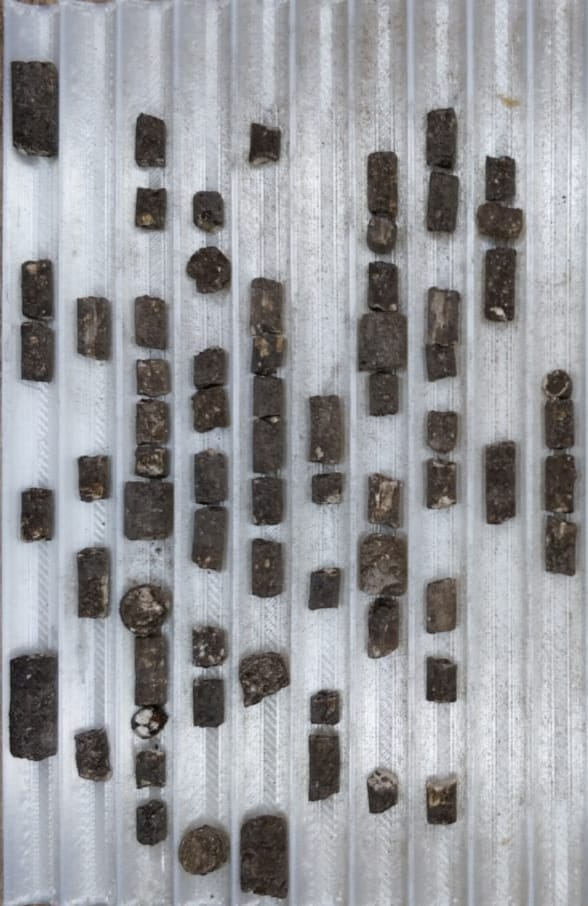
#> input picture peletes/img/Henry_ringLight/3.jpeg, 588 x 906 px
$ python watershed_imagem_cortada.py   (older library calls are emulated)
#> lines starting #> are read from the running program, lines starting #| are printed output that depends on the picture; after the words box and inside, x2 and y2 are one past the last pixel; in counts of white or black regions, pixels touching at a corner belong together
# import the necessary packages
from numpy.lib.type_check import imag
from skimage.feature import peak_local_max
from skimage.morphology import watershed
from scipy import ndimage
import numpy as np
import argparse
import imutils
import cv2
import matplotlib.pyplot as plt
import numpy as np
from matplotlib import colors
from matplotlib.ticker import PercentFormatter
# construct the argument parse and parse the arguments
# ap = argparse.ArgumentParser()
# ap.add_argument("-i", "--image", required=True,
# 	help="path to input image")
# args = vars(ap.parse_args())
path = 'img/Henry_ringLight/'
fileName = '3'
extensao = ".jpeg"
img = cv2.imread(path+fileName+extensao)
#> img is the input picture: shape (906, 588, 3); mean B, G, R 156.6, 153.2, 152.4
ds_factor = 1
image = cv2.resize(img, (int(img.shape[1] * ds_factor),int(img.shape[0] * ds_factor)), interpolation = cv2.INTER_AREA)
print(image.shape)
#| (906, 588, 3)
razao = 110/img.shape[0] #7mm dividido por 100 pixels
#> razao = 0.121
# load the image and perform pyramid mean shift filtering
# to aid the thresholding step
# image = cv2.imread(args["image"])
brightness = 100
contrast = 100
img = np.int16(image)
img = img * (contrast/127+1) - contrast + brightness
img = np.clip(img, 0, 255)
img = np.uint8(img)
# [8 lines of commented-out code are left out]
shifted = cv2.pyrMeanShiftFiltering(img, 1, 211)
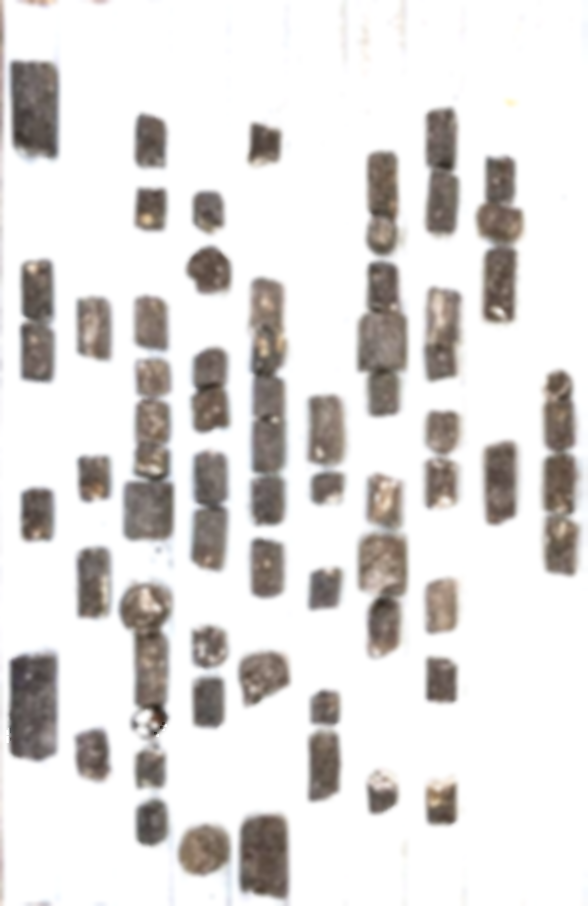
#> shifted: shape (906, 588, 3); mean B, G, R 219.5, 221, 223.6
cv2.imshow("Input", shifted)
# convert the mean shift image to grayscale, then apply
# Otsu's thresholding
gray = cv2.cvtColor(shifted, cv2.COLOR_BGR2GRAY)
thresh = cv2.threshold(gray, 0, 255,
	cv2.THRESH_BINARY | cv2.THRESH_OTSU)[1]
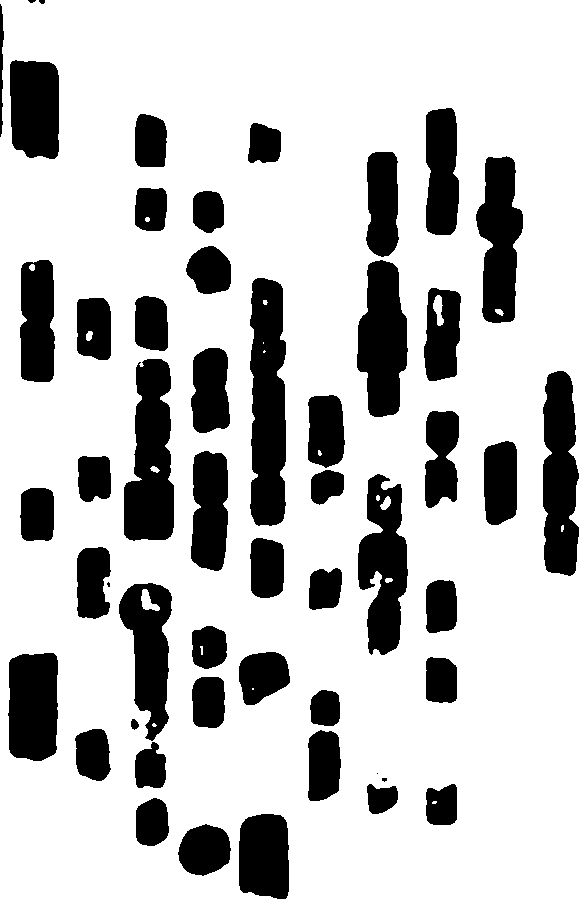
#> thresh: shape (906, 588); 77.3% white; 52 black regions (4 under 20 px), largest, box (x1, y1, x2, y2) and area: (250, 278, 286, 526) 7765, (124, 359, 174, 541) 6784, (543, 371, 579, 576) 6062
cv2.imshow("Thresh", thresh)
thresh = 255 - thresh
# compute the exact Euclidean distance from every binary
# pixel to the nearest zero pixel, then find peaks in this
# distance map
D = ndimage.distance_transform_edt(thresh)
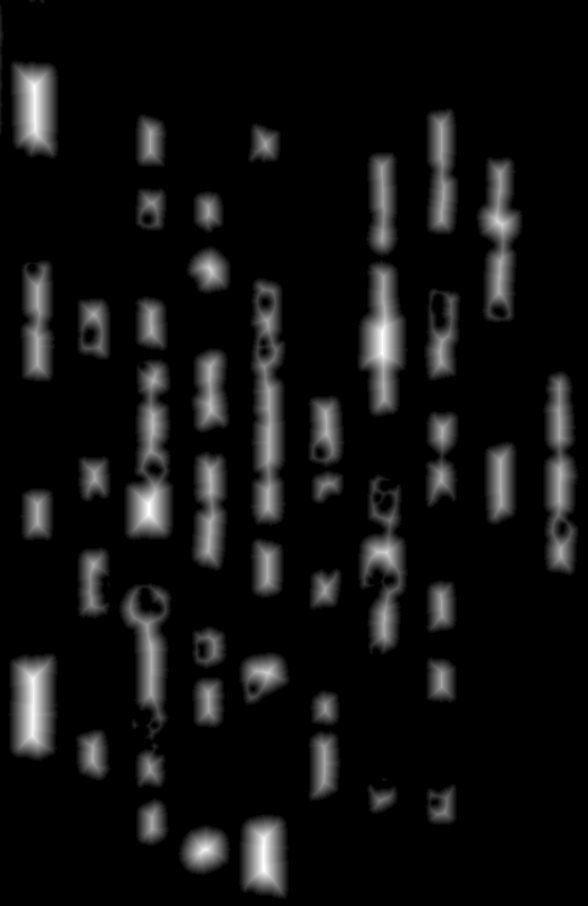
#> D: shape (906, 588) float64; min 0, max 25, mean 1.7; drawn with min black and max white
localMax = peak_local_max(D, indices=False, min_distance=22,
	labels=thresh)
#> localMax: shape (906, 588) bool; 0.01% white in thin lines or dots, all inside (x1, y1, x2, y2) = (32, 86, 561, 870)
# perform a connected component analysis on the local peaks,
# using 8-connectivity, then appy the Watershed algorithm
markers = ndimage.label(localMax, structure=np.ones((3, 3)))[0]
#> markers: shape (906, 588) int32; 75 distinct labels, from 0 to 74
labels = watershed(-D, markers, mask=thresh)
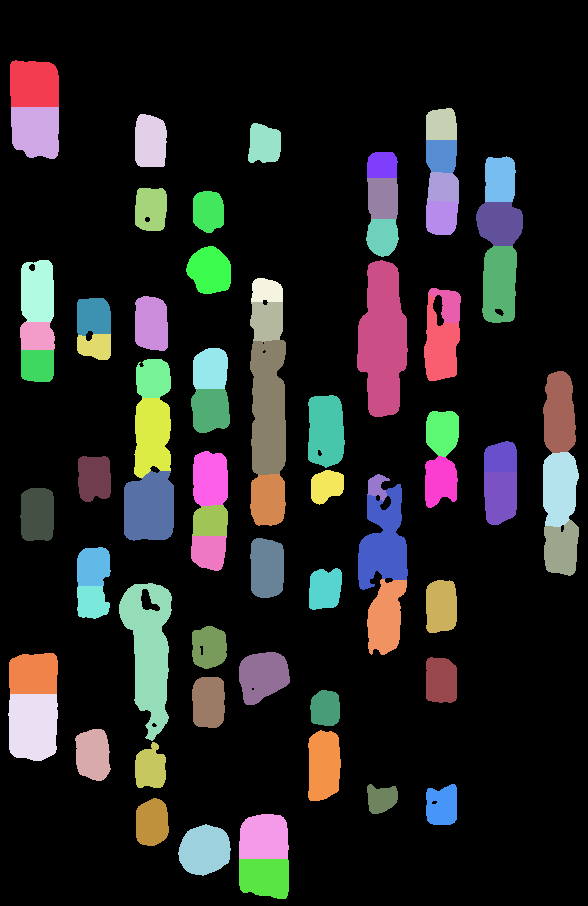
#> labels: shape (906, 588) int32; 75 distinct labels, from 0 to 74; one colour per label, 0 black
print("[INFO] {} unique segments found".format(len(np.unique(labels)) - 1))
#| [INFO] 74 unique segments found
tamanhosVec = []
# loop over the unique labels returned by the Watershed
# algorithm
for label in np.unique(labels):
	# if the label is zero, we are examining the 'background'
	# so simply ignore it
	if label == 0:
		continue
	# otherwise, allocate memory for the label region and draw
	# it on the mask
	mask = np.zeros(gray.shape, dtype="uint8")
	mask[labels == label] = 255
	# detect contours in the mask and grab the largest one
	cnts = cv2.findContours(mask.copy(), cv2.RETR_EXTERNAL,
		cv2.CHAIN_APPROX_SIMPLE)
	cnts = imutils.grab_contours(cnts)
	c = max(cnts, key=cv2.contourArea)
	# draw a circle enclosing the object
	minRect = cv2.minAreaRect(c)
	(x, y), (width, height), angle = minRect
	min_rect = np.int0(cv2.boxPoints(minRect))
	cv2.drawContours(image, [min_rect], 0, (0, 255, 0), 2)
	#cv2.rectangle(image, min_rect, (0, 255, 0), 2)
	x_mm = width * razao
	y_mm = height * razao
	area = x_mm * y_mm
	#cv2.putText(image, "{} mm²".format(area), (int(x) - 10, int(y)),cv2.FONT_HERSHEY_SIMPLEX, 0.6, (0, 0, 255), 2)
	cv2.putText(image, "{}".format(label), (int(x) - 10, int(y)),cv2.FONT_HERSHEY_SIMPLEX, 0.6, (0, 0, 255), 2)
	print("#" + str(label)+ " - {:0.2f} mm²".format(area))
	tamanhosVec.append(area)
#> this loop made 75 passes
#> (x, y, width, height, angle, min_rect, x_mm, y_mm) on passes 2, 3, 5, 15, 17, 18, 19: (34, 83, 46, 48, -90, [[57, 106], [10, 106], [10, 60], [57, 60]], 5.58, 5.83), (34.5, 132.5, 51, 47, -90, [[58, 158], [11, 158], [11, 107], [58, 107]], 6.19, 5.71), (150.5, 140, 52, 31, -90, [[166, 166], [135, 166], [135, 114], [166, 114]], 6.31, 3.76), (499, 223.5, 43, 46, -90, [[522, 245], [476, 245], [476, 202], [522, 202]], 5.22, 5.58), (499.1, 283.9, 76.51, 32.88, -88.45, [[514, 322], [481, 321], [483, 245], [516, 246]], 9.29, 3.99), (210.2, 270.9, 42.32, 48.55, -32.91, [[205, 302], [179, 262], [214, 239], [241, 279]], 5.14, 5.89), (37, 290.5, 61, 32, -90, [[53, 321], [21, 321], [21, 260], [53, 260]], 7.41, 3.89)
#> (x, y, width, height, angle) on pass 60: (145, 661.5, 157, 52, -90)
#| #1 - 32.55 mm²
#| #2 - 35.33 mm²
#| #3 - 13.71 mm²
#| #4 - 23.76 mm²
#| #5 - 18.40 mm²
#| #6 - 14.15 mm²
#| #7 - 11.06 mm²
#| #8 - 19.90 mm²
#> (further printed lines are left out)
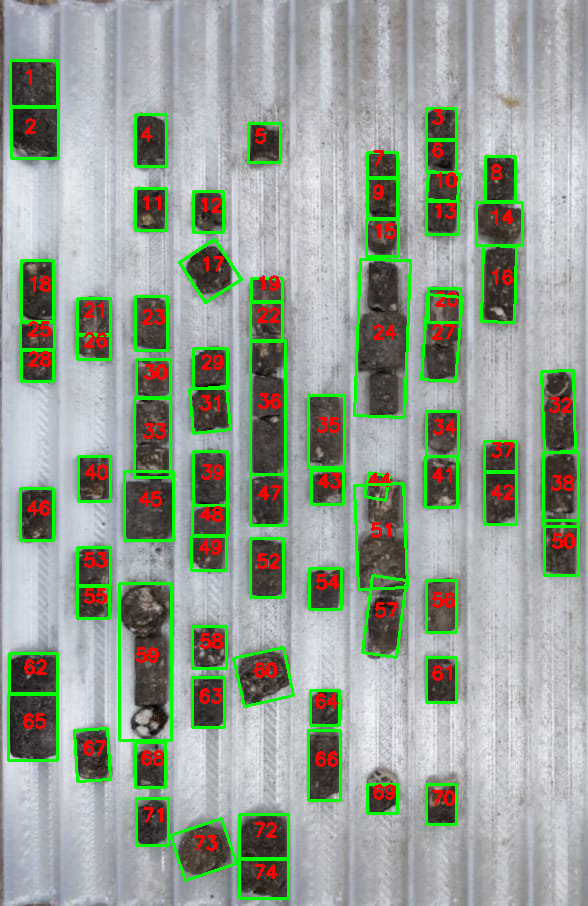
#> image: shape (906, 588, 3); 9.07% of pixels changed, all inside (x1, y1, x2, y2) = (7, 59, 580, 900)
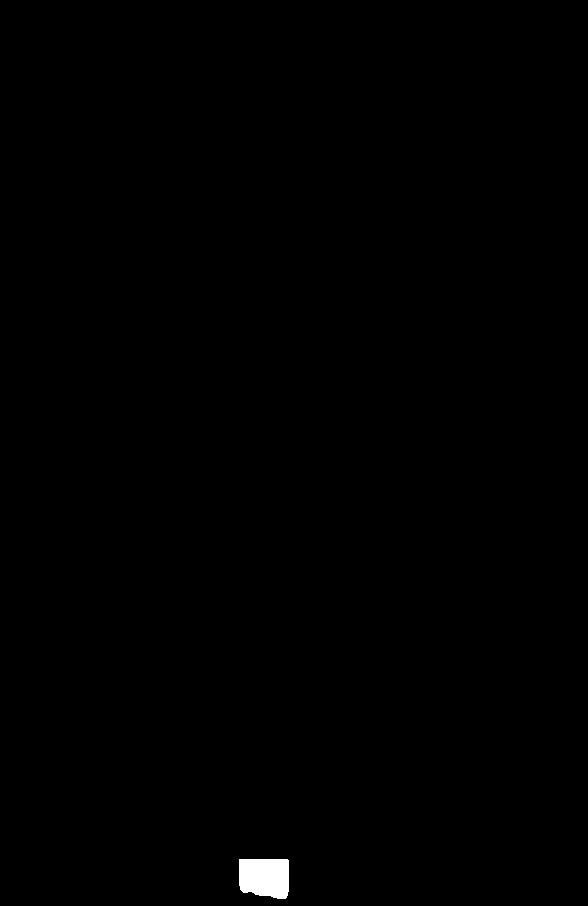
#> mask: shape (906, 588); 0.34% white; 1 white region, box (x1, y1, x2, y2) and area: (239, 859, 289, 899) 1816

n_bins = 20
fig, axs = plt.subplots()

# We can set the number of bins with the *bins* keyword argument.
plt.hist(tamanhosVec, bins=n_bins)
axs.set_xlabel('mm²',
               fontweight ='bold')

axs.set_ylabel('quantidade',
               fontweight ='bold')

plt.show()
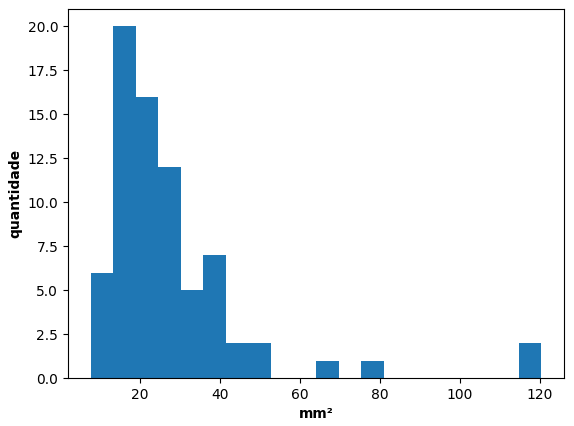
#> figure drawn by matplotlib, 1 panel; tallest bar 20 high, from x = 13.24 to 18.88
media = np.average(tamanhosVec)
desvP = np.std(tamanhosVec)
print("média: {:0.2f} mm²".format(media))
#| média: 27.70 mm²
print("desvio padrão {:0.2f} mm²".format(desvP))
#| desvio padrão 19.25 mm²
# show the output image
cv2.imshow("Output", image)
cv2.imwrite(path+fileName+"processada"+extensao, image)
cv2.waitKey(0)
